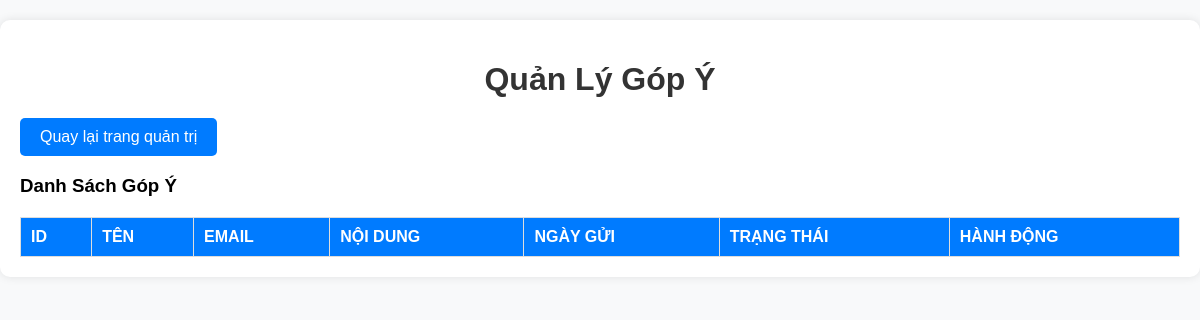
/admin/feedback/manage_feedback.php (signed in), run on an earlier commit of the app's database.
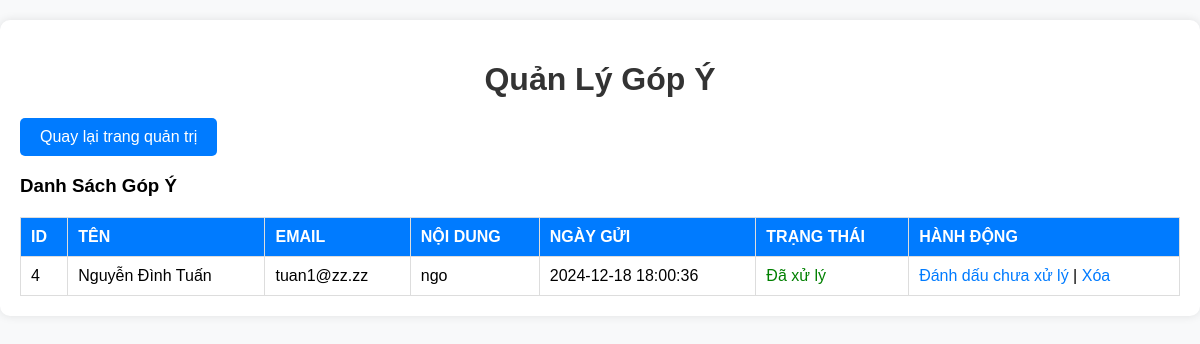
And on a later commit of the database.
### tables this page shows
CREATE TABLE `feedbacks` (
  `id` int(11) NOT NULL,
  `name` varchar(255) NOT NULL,
  `email` varchar(255) NOT NULL,
  `message` text NOT NULL,
  `created_at` timestamp NOT NULL DEFAULT current_timestamp(),
  `status` enum('pending','resolved','deleted') DEFAULT 'pending',
  `user_id` int(11) NOT NULL
);

### admin/feedback/manage_feedback.php (the view, shortened to what this page needs)
<?php
require("../../db.php");
$sql = "SELECT * FROM feedbacks WHERE status != 'deleted' ORDER BY created_at DESC";
$stmt = $pdo->query($sql);
$feedbacks = $stmt->fetchAll(PDO::FETCH_ASSOC);
?>
<!DOCTYPE html>
<html lang="vi">
<head>
    <link rel="stylesheet" href="../css/manage_feedback.css">
</head>
<body>
    <div class="container">
        <h1>Quản Lý Góp Ý</h1>
        <a href="../dashboard.php" class="btn btn-primary">Quay lại trang quản trị</a>
        <h3>Danh Sách Góp Ý</h3>
        <table border="1" cellpadding="5" cellspacing="0">
            <thead>
                <tr>
                    <th>ID</th>
                    <th>Tên</th>
                    <th>Email</th>
                    <th>Nội Dung</th>
                    <th>Ngày Gửi</th>
                    <th>Trạng Thái</th>
                    <th>Hành Động</th>
                </tr>
            </thead>
            <tbody>
                <?php foreach ($feedbacks as $feedback): ?>
                    <tr>
                        <td><?php echo $feedback['id']; ?></td>
                        <td><?php echo htmlspecialchars($feedback['name']); ?></td>
                        <td><?php echo htmlspecialchars($feedback['email']); ?></td>
                        <td><?php echo nl2br(htmlspecialchars($feedback['message'])); ?></td>
                        <td><?php echo $feedback['created_at']; ?></td>
                        <td>
                            <?php if ($feedback['status'] == 'pending'): ?>
                                <span style="color: orange;">Chưa xử lý</span>
                            <?php elseif ($feedback['status'] == 'resolved'): ?>
                                <span style="color: green;">Đã xử lý</span>
                            <?php else: ?>
                                <span style="color: red;">Đã xóa</span>
                            <?php endif; ?>
                        </td>
                        <td>
                            <?php if ($feedback['status'] == 'pending'): ?>
                                <a href="?status=resolved&id=<?php echo $feedback['id']; ?>">Đánh dấu đã xử lý</a> |
                            <?php elseif ($feedback['status'] == 'resolved'): ?>
                                <a href="?status=pending&id=<?php echo $feedback['id']; ?>">Đánh dấu chưa xử lý</a> |
                            <?php endif; ?>
                            <a href="?delete_id=<?php echo $feedback['id']; ?>" onclick="return confirm('Bạn có chắc chắn muốn xóa?');">Xóa</a>
                        </td>
                    </tr>
                <?php endforeach; ?>
            </tbody>
        </table>
    </div>
</body>
</html>

### admin/css/manage_feedback.css (style rules this page uses)
body { font-family: Arial, sans-serif; background-color: #f8f9fa; margin: 0; padding: 0; }
.container { max-width: 1200px; margin: 20px auto; padding: 20px; background: #fff; box-shadow: 0 0 10px rgba(0, 0, 0, 0.1); border-radius: 10px; }
h1 { text-align: center; color: #333; margin-bottom: 20px; }
table { width: 100%; border-collapse: collapse; margin-top: 20px; }
table th, table td { padding: 10px; text-align: left; border: 1px solid #ddd; }
table th { text-transform: uppercase; background-color: #007bff; color: white; }
a { text-decoration: none; color: #007bff; }
.btn-primary { display: inline-block; padding: 10px 20px; background-color: #007bff; color: white; border-radius: 5px; text-align: center; text-decoration: none; }

What changed in the data, as far as the page shows it:
added feedbacks: id "4", name "Nguyễn Đình Tuấn", email "tuan1@zz.zz", message "ngo", created_at "2024-12-18 18:00:36", status "Đã xử lý"
